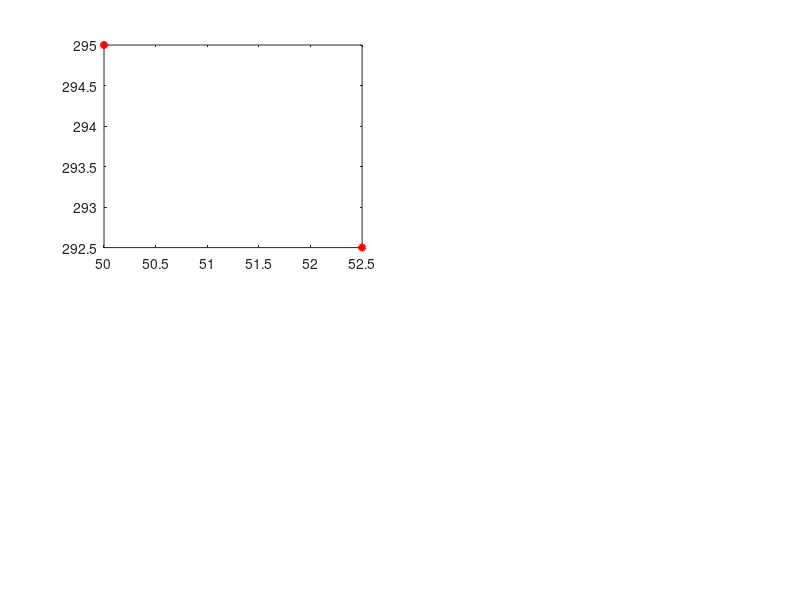

Source code (MATLAB): (Note: this script raises an error after producing the figure.)
clc,clear
close all

%ALGORITHM SELECT
% 0 = algorithm 1
% 1 = algorithm 2
% 2 = algorithm 3
% 3 = algorithm 4

algType = 2;


%constants
d = 15;
k = 1.2;
r = k*d; 
rPrime = .22*k*r;
epsilon = 0.1;

numNodes = 100;
n = 2;

graphSize = 150;

%target
q1 = [];
p1 = [];

%-------------------Algorithm Type-specific Setup--------------------------


if (algType == 1 || algType == 0)
    graphSize = 50;
end

%target creating
if (algType ~= 0) 
    q1 = [150 150];
	p1 = [0 0]; 
end

%-------------------end----------------------------------------------------

nodes = graphSize.*rand(numNodes, n) + graphSize.*repmat([0 1], numNodes, 1);
pNodes = zeros(numNodes,n);

deltaT = 0.05;
t = 0:deltaT:5;

oldNodes = nodes;

qMean = zeros(size(t,2), n); %position of nodes
pMean = zeros(size(t,2), n); %velocity of nodes


connectivity = []; %connectivity instantiation


qNodesCell = cell(size(t,2), numNodes); %cells of positions of nodes
pNodesCell = cell(size(t,2), numNodes); %cells of velocities of nodes

%screen updating
nFrames = 20;
mov(1:nFrames) = struct('cdata', [],'colormap', []);



for i = 1:length(t)
    
    subplot(2,2,1) % main plot
    
    %--------trajectories creations--------------
    if (algType ~= 0)
        
        qX1 = 0;
        qY1 = 0;
                
        if (algType == 2) %sine-wave
           qX1 = 50 + 50*t(i);
           qY1 = 295 - 50*sin(t(i));
        end
        
        if (algType == 3) %circle 
            qX1 = 310 - 160*cos(t(i)); 
            qY1 = 255 - 160*sin(t(i)); 
        end

        if (algType == 2 || algType == 3)
            q1(i,:) = [qX1, qY1];
            if (i > 1)
                p1(i,:) = (q1(i,:) - q1(i-1,:)) / deltaT;
            else
                continue 
            end 
        end
        
        plot(q1(:,1),q1(:,2), 'ro', 'LineWidth', 2, 'MarkerEdgeColor', 'r', 'MarkerFaceColor', 'r', 'MarkerSize', 4)
        hold on
    end
    %----------------------------------------------
    
    %---------------Algorithm-type Update----------
    
    if algType == 0 %flocking
        [nAgent, A] = getNeighbors(nodes, r);
        [Ui] = algorithm1(numNodes, nodes, nAgent, n, epsilon, r, d, pNodes); 
    elseif algType == 1 % static target
        [nAgent, A] = getNeighbors(nodes, r);
        [Ui] = algorithm2(algType, numNodes, nodes, nAgent, n, epsilon, r, d, q1, p1, pNodes); 
    elseif algType == 2 || algType == 3 %dynamic targeting
        [nAgent, A] = getNeighbors(nodes, r);
        [Ui] = algorithm2(algType, numNodes, nodes, nAgent, n, epsilon, r, d, q1(i,:), p1(i,:), pNodes); 
    end
    
    %-----------------------------------------------
    
    %---------------Plot updating------------------
    
    pNodes = pNodes + Ui * deltaT;%(nodes - oldNodes) / deltaT; % compute velocities of nodes
    pNodesCell{i} = pNodes;
    oldNodes = nodes;
    nodes = oldNodes + (pNodes * deltaT) + (((deltaT^2)/2) * Ui);
    qMean(i,:) = mean(nodes); % compute position of nodes
    
    if (algType ~= 0)
        plot(qMean(:,1),qMean(:,2),'ro', 'LineWidth', 2, 'MarkerEdgeColor','k', 'MarkerFaceColor', 'k', 'MarkerSize', 4)
        hold on
    end
    
    pMean(i,:) = mean(pNodes); %Compute velocity of COM of MSN
    qNodesCell{i} = nodes; 
    Connectivity(i)= (1 / numNodes) * rank(A);
    
    for node = 1:numNodes
        tmp = nodes(nAgent{node},:);
        for j = 1:size(nodes(nAgent{node},1))
            line([nodes(node,1),tmp(j,1)],[nodes(node,2),tmp(j,2)])
        end
    end
   
    plot(nodes(:,1),nodes(:,2), '.')
    hold on
    plot(nodes(:,1),nodes(:,2), 'k>','LineWidth',.2,'MarkerEdgeColor','k','MarkerFaceColor','k','MarkerSize',5) 
    hold off
    
     
    mov(i) = getframe;
    hold off
    
    title('MSN Graph')
%----------------------Plotting velocity------------------
    subplot(2,2,2) % velocity plot
    title('Velocity')
    pNodei = [];
    for i2 = 2:i %iterates through the timesteps for the history cell matrix
      tmp = pNodesCell{i2};
      for j = 1:numNodes
        if j == 1 %Plot velociy of sensor node 1; you can change this number to plot for other nodes 
            pNodei(i2) = norm(tmp(j,:));
            plot(pNodei, 'b')
            hold on
        end
      end
    end
%----------------Plotting Connectivity----------------------   
   subplot(2,2,3) %connectivity plot
   plot(Connectivity)
   title('Connectivity')
   
%----------------Plotting Trajcetory------------------------
    subplot(2,2,4) %traj plot
    for i2 = 2:i
     tmp = qNodesCell{i2};
     plot(tmp(:,1), tmp(:,2), 'k.') 
     hold on
    end
    hold on
    plot(nodes(:,1), nodes(:,2), 'm>', 'LineWidth', .2, 'MarkerEdgeColor', 'm', 'MarkerFaceColor', 'm', 'MarkerSize', 5)
    title('Trajectory')
%-----------------------------------------------
end



